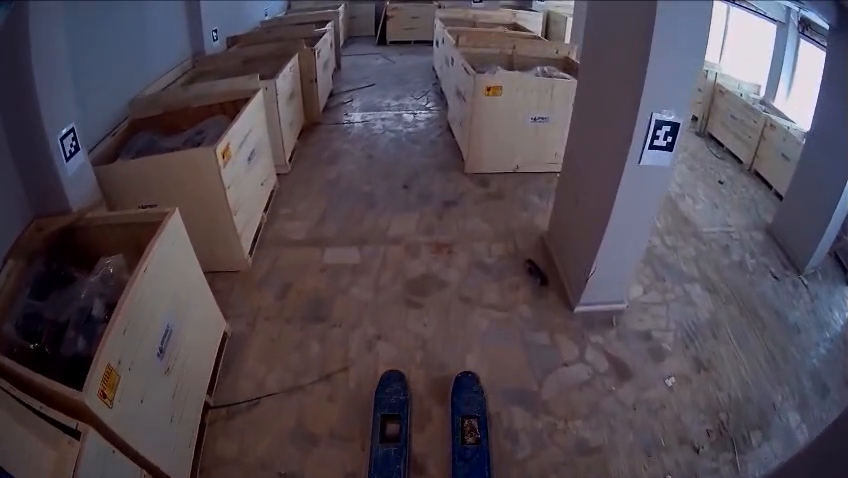
#> input picture frame 36 of depo_kisa.mp4, 848 x 478 px
$ python vslam.py
#> lines starting #> are read from the running program, lines starting #| are printed output that depends on the picture
import cv2
import numpy as np
import math
import matplotlib.pyplot as plt
from scipy.spatial.transform import Rotation as R_scipy

def compute_sift_keypoints_descriptors(img):
    sift = cv2.SIFT_create(nfeatures=2000)
    return sift.detectAndCompute(img, None)

def extract_pose_from_images(img1, img2, kp1, des1, kp2, des2, K):
    index_params = dict(algorithm=1, trees=5)
    search_params = dict(checks=50)
    flann = cv2.FlannBasedMatcher(index_params, search_params)
    matches = flann.knnMatch(des1, des2, k=2)

    good_matches = []
    for m, n in matches:
        if m.distance < 0.7 * n.distance:
            good_matches.append(m)

    if len(good_matches) < 10:
        return None, None, None

    pts1 = np.float32([kp1[m.queryIdx].pt for m in good_matches]).reshape(-1, 1, 2)
    pts2 = np.float32([kp2[m.trainIdx].pt for m in good_matches]).reshape(-1, 1, 2)

    E, mask = cv2.findEssentialMat(pts1, pts2, K, method=cv2.RANSAC, prob=0.999, threshold=1.0)
    if E is None:
        return None, None, None

    _, R, t, _ = cv2.recoverPose(E, pts1, pts2, K)
    return R, t, good_matches

# [13 lines of commented-out code are left out]

def draw_trajectory(traj):
    traj = np.array(traj)

    # Z değerlerini ters çevir ve başlangıcı (0,0) yap
    x_coords = traj[:, 0] - traj[0, 0]
    z_coords = -(traj[:, 2] - traj[0, 2])  # Hem merkezleme hem ters çevirme

    plt.figure(figsize=(10, 6))
    plt.plot(x_coords, z_coords, marker='o', linestyle='-', color='blue', label='Kamera Yolu')

    plt.title("Kamera Trajektorisi (0,0 Sol Altta, Pozitif Metreler)")
    plt.xlabel("X (metre)")
    plt.ylabel("Z (metre)")
    plt.grid(True)
    plt.axis("equal")

    # Son noktayı işaretle
    if len(traj) > 0:
        plt.scatter(x_coords[-1], z_coords[-1], color='red', s=100, label='Son Konum')
        plt.text(x_coords[-1], z_coords[-1], f'({x_coords[-1]:.2f}, {z_coords[-1]:.2f})',
                fontsize=12, ha='right')

    plt.legend()
    plt.show()


# ----------------------------
# Ana Akış
# ----------------------------

video_path = "./depo_kisa.mp4" # Video yolunuzu buraya girin
cap = cv2.VideoCapture(video_path)

width, height = 1024, 768
f = width * 0.8
K = np.array([
    [f, 0, width / 2],
    [0, f, height / 2],
    [0, 0, 1]
])

ret, frame_prev = cap.read()
#> frame_prev is the input picture: shape (478, 848, 3); mean B, G, R 81.6, 72.6, 81.6
if not ret:
    print("Video açılamadı.")
    exit()

frame_prev = cv2.resize(cv2.cvtColor(frame_prev, cv2.COLOR_BGR2GRAY), (width, height))
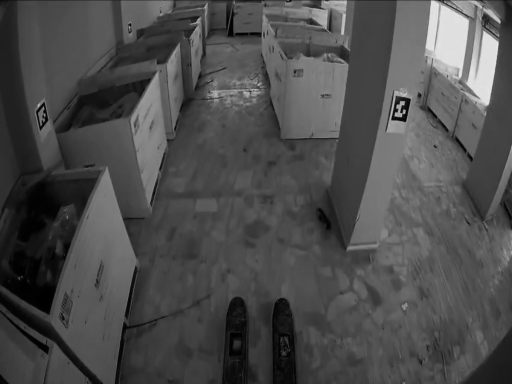
#> frame_prev: shape (768, 1024) (shown at 1/2 size); min 0, max 242, mean 76.2
kp_prev, des_prev = compute_sift_keypoints_descriptors(frame_prev)
#> kp_prev = 1019 keypoints; strongest (x, y, size): (808, 223, 4.3), (805, 206, 6.1), (803, 224, 3.4), (797, 229, 7.4)

# Başlangıç yönü 180 derece (Y ekseni etrafında) olarak ayarlanıyor.
# Kameranın Z ekseninin başlangıçta negatif X yönüne bakmasını sağlarız.
yaw0_rad = np.deg2rad(0)
R0 = R_scipy.from_euler('xyz', [0, yaw0_rad, 0], degrees=False).as_matrix() # X-Y-Z sırasına göre yaw için Y ekseni dönüşü
# Veya 'zyx' sırasına göre yaw için Z ekseni dönüşü
# R0 = R_scipy.from_euler('zyx', [yaw0_rad, 0, 0], degrees=False).as_matrix()

T_global = np.eye(4)
T_global[:3, :3] = R0 # Global dönüşüm matrisinin rotasyon kısmını başlat

trajectory = [T_global[:3, 3].copy()]
frame_idx = 1
scale = 0.03  # Her kare arası mesafe 10 cm kabul edilir

while True:
    ret, frame_curr_color = cap.read()
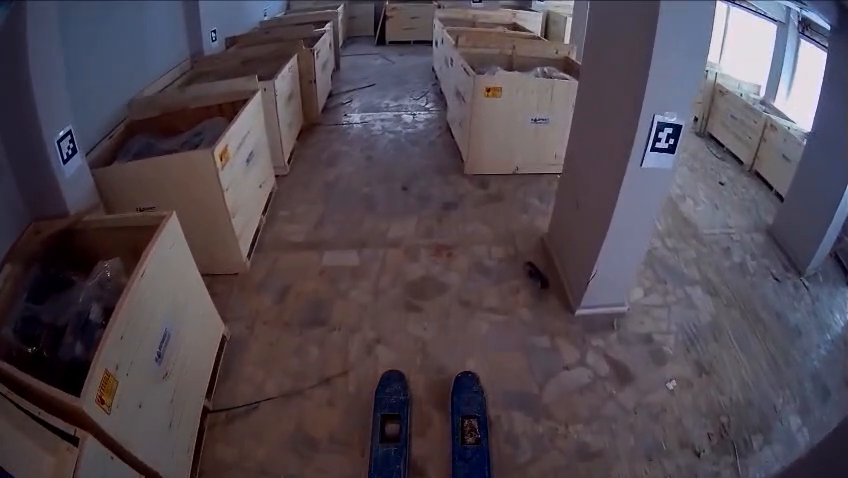
#> input picture frame 37 of depo_kisa.mp4, 848 x 478 px
#> frame_curr_color is the input picture: shape (478, 848, 3); mean B, G, R 80.8, 71.7, 80.8
    if not ret:
        break

    frame_curr = cv2.resize(cv2.cvtColor(frame_curr_color, cv2.COLOR_BGR2GRAY), (width, height))
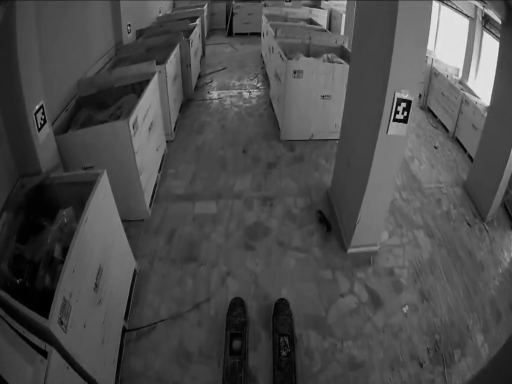
#> frame_curr: shape (768, 1024) (shown at 1/2 size); min 0, max 239, mean 75.4
    kp_curr, des_curr = compute_sift_keypoints_descriptors(frame_curr)
#> kp_curr = 947 keypoints; strongest (x, y, size): (807, 209, 6.2), (805, 227, 3.4), (799, 233, 7.2), (790, 240, 6.1)

    R, t, matches = extract_pose_from_images(frame_prev, frame_curr, kp_prev, des_prev, kp_curr, des_curr, K)
#> in extract_pose_from_images, `matches = flann.knnMatch(des1, des2, k=2)`: matches = 1019 matches
#> after the loop in extract_pose_from_images, `for m, n in matches:`: good_matches = 602 matches
#> in extract_pose_from_images, `pts1 = np.float32([kp1[m.queryIdx].pt for m in good_matches]).reshape(..`: pts1 = 602 rows, first 8: [16.71, 637.5], [34.38, 653.6], [34.38, 653.6], [37.96, 556.1], [37.96, 556.1], [37.96, 556.1], [44.53, 649.8], [45.4, 656.1]
#> in extract_pose_from_images, `pts2 = np.float32([kp2[m.trainIdx].pt for m in good_matches]).reshape(..`: pts2 = 602 rows, first 8: [32.02, 662], [32.02, 662], [32.02, 662], [35.6, 562], [35.6, 562], [35.6, 562], [42.16, 658.4], [43.57, 665.3]
#> in extract_pose_from_images, `E, mask = cv2.findEssentialMat(pts1, pts2, K, method=cv2.RANSAC, prob=..`: E = [[0.000527, -0.586, -0.393], [0.586, 0.000877, 0.0488], [0.393, -0.0487, -0.000331]]; mask = 602 values, max 1 at index 3, min 0 at index 0, mean 0.927
#> in extract_pose_from_images, `_, R, t, _ = cv2.recoverPose(E, pts1, pts2, K)`: R = [[1, 0.00148, -0.000865], [-0.00148, 1, -0.000196], [0.000865, 0.000197, 1]]; t = [0.0697, 0.556, -0.828]
#> t = [0.0697, 0.556, -0.828]; matches = 602 matches

    overlay = cv2.resize(frame_curr_color, (width, height))
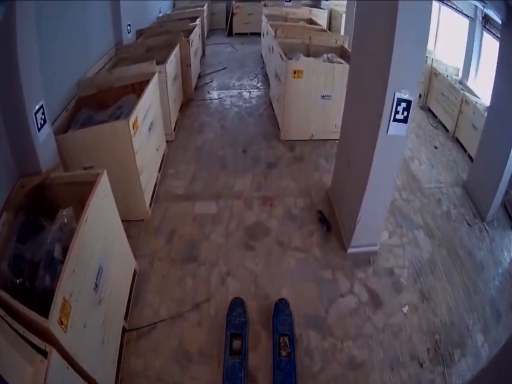
#> overlay: shape (768, 1024, 3) (shown at 1/2 size); mean B, G, R 80.7, 71.6, 80.7

    if R is not None:
        # Mevcut kareler arası dönüşüm matrisi
        T = np.eye(4)
        T[:3, :3] = R
        T[:3, 3:] = scale * t  # Ölçekli çeviri

        # Global dönüşümle birleştir
        T_global = T_global @ T
        trajectory.append(T_global[:3, 3].copy())

        # Anlık kareler arası dönüşümün açısını hesapla (dönme miktarı)
        rvec, _ = cv2.Rodrigues(R)
#> rvec = [0.000197, -0.000865, -0.00148]
        angle = np.linalg.norm(rvec) * 180 / np.pi
#> angle = 0.0989

        # Global dönüşüm matrisinden Euler açılarını (Yaw, Pitch, Roll) çıkar
        # 'zyx' sırası genellikle robotikte yaw (Z), pitch (Y), roll (X) olarak kullanılır.
        # Bu, R_global'in sırasına bağlıdır. Eğer 'xyz' veya başka bir sıraya göre tanımlıysa,
        # buradan çıkan değerler farklı eksenleri temsil edebilir.
        R_global_rot = R_scipy.from_matrix(T_global[:3, :3])
        euler_angles_deg = R_global_rot.as_euler('zyx', degrees=True) # ZYX sırasına göre Euler açıları (derece)

        global_yaw = euler_angles_deg[0]  # ZYX için ilk değer Yaw'dır
        global_pitch = euler_angles_deg[1] # İkinci değer Pitch'tir
        global_roll = euler_angles_deg[2]  # Üçüncü değer Roll'dur

        cv2.putText(overlay, f"Frame: {frame_idx}", (20, 30), cv2.FONT_HERSHEY_SIMPLEX, 1, (0, 255, 255), 2)
        cv2.putText(overlay, f"Rotation angle: {angle:.2f} deg", (20, 70), cv2.FONT_HERSHEY_SIMPLEX, 1, (0, 200, 0), 2)
        cv2.putText(overlay, f"Global Yaw: {global_yaw:.2f} deg", (20, 110), cv2.FONT_HERSHEY_SIMPLEX, 1, (0, 200, 0), 2)
        cv2.putText(overlay, f"Global Pitch: {global_pitch:.2f} deg", (20, 150), cv2.FONT_HERSHEY_SIMPLEX, 1, (0, 200, 0), 2)
        cv2.putText(overlay, f"Global Roll: {global_roll:.2f} deg", (20, 190), cv2.FONT_HERSHEY_SIMPLEX, 1, (0, 200, 0), 2)
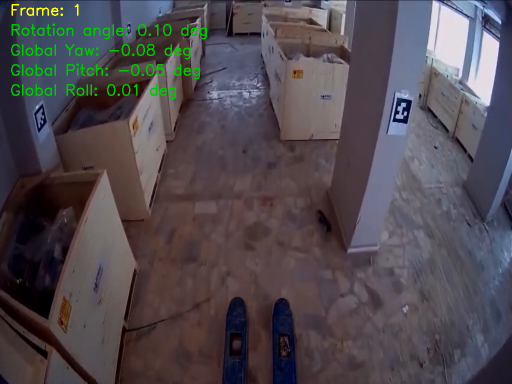
#> overlay: shape (768, 1024, 3) (shown at 1/2 size); mean B, G, R 79.6, 73.4, 80
    else:
        cv2.putText(overlay, f"Frame: {frame_idx}", (20, 30), cv2.FONT_HERSHEY_SIMPLEX, 1, (0, 0, 255), 2)
        cv2.putText(overlay, "Pose Estimation Failed", (20, 70), cv2.FONT_HERSHEY_SIMPLEX, 1, (0, 0, 255), 2)

    cv2.imshow("Visual SLAM - Angle Tracking", overlay)
    if cv2.waitKey(30) & 0xFF == 27:
#> (key Esc is pressed here)
        break

    frame_prev, kp_prev, des_prev = frame_curr, kp_curr, des_curr
    frame_idx += 1

cap.release()
cv2.destroyAllWindows()

# --- Trajektori Görselleştir ---
draw_trajectory(trajectory)
#> in draw_trajectory, `plt.show()`:
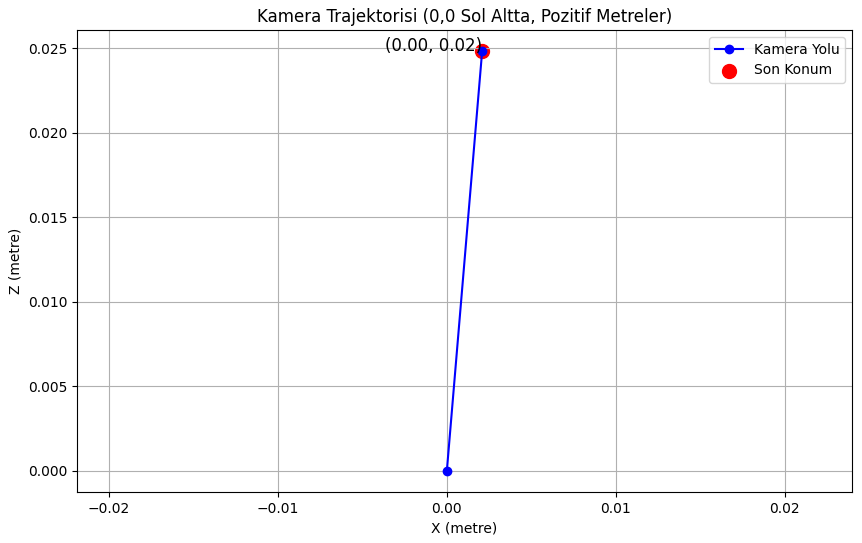
#> figure drawn by matplotlib, 1 panel

$ run again, starting later in the video
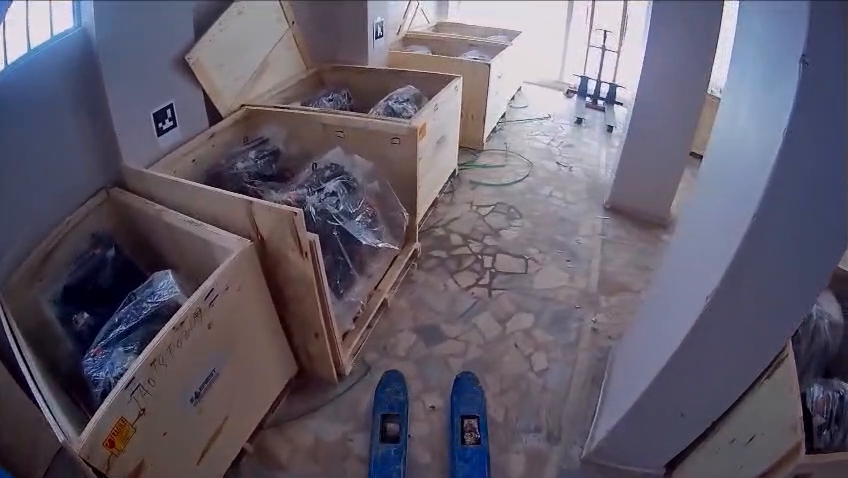
#> input picture frame 288 of depo_kisa.mp4, 848 x 478 px
#> frame_prev is the input picture: shape (478, 848, 3); mean B, G, R 107.1, 92.9, 98.6
#> frame_prev: shape (768, 1024)
#> kp_prev = 2000 keypoints; strongest (x, y, size): (725, 164, 4.9), (710, 159, 4.1), (750, 167, 3.2), (730, 143, 7.4)
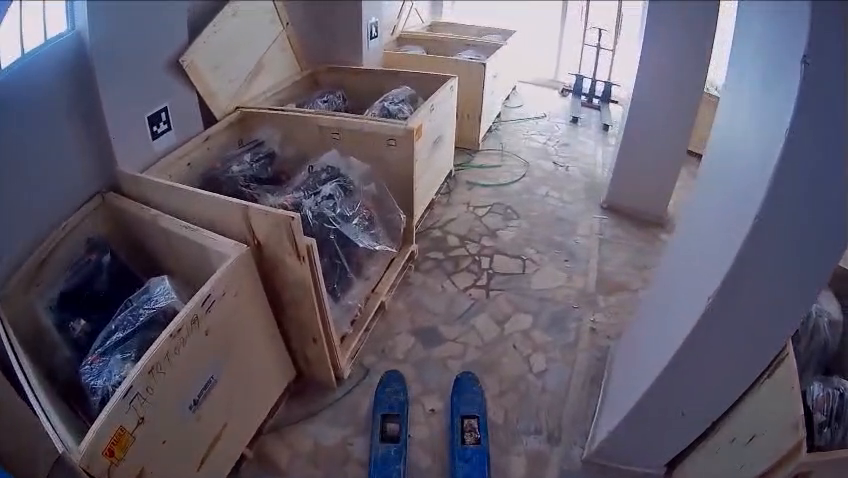
#> input picture frame 289 of depo_kisa.mp4, 848 x 478 px
#> frame_curr_color is the input picture: shape (478, 848, 3); mean B, G, R 107.5, 93.2, 99.1
#> kp_curr = 2001 keypoints; strongest (x, y, size): (719, 162, 5), (743, 164, 3.9), (704, 156, 3.5), (187, 206, 3.3)
#> in extract_pose_from_images, `matches = flann.knnMatch(des1, des2, k=2)`: matches = 2000 matches
#> after the loop in extract_pose_from_images, `for m, n in matches:`: good_matches = 1100 matches
#> pts1 = 1100 rows, first 8: [7.31, 16.52], [1016.2, 638.4], [1016.2, 638.4], [1012.5, 630.1], [1012.5, 630.1], [16.43, 570.1], [1010.6, 635.3], [17.01, 5.26]
#> pts2 = 1100 rows, first 8: [7.12, 16.58], [1016.3, 634.3], [1016.3, 634.3], [1012.6, 626.2], [1012.6, 626.2], [8.86, 571.5], [1011, 631.2], [16.68, 3.1]
#> E = [[-0.000709, -0.295, -0.612], [0.294, 0.00371, 0.195], [0.615, -0.19, -0.00278]]; mask = 1100 values, max 1 at index 10, min 0 at index 0, mean 0.884
#> in extract_pose_from_images, `_, R, t, _ = cv2.recoverPose(E, pts1, pts2, K)`: R = [[1, 0.00981, -0.00589], [-0.00983, 1, -0.00421], [0.00585, 0.00427, 1]]; t = [0.278, 0.867, -0.414]
#> `R, t, matches = extract_pose_from_images(frame_prev, frame_curr, kp_pr..`: matches = 1100 matches
#> rvec = [0.00424, -0.00587, -0.00982]
#> angle = 0.699
#> in draw_trajectory, `plt.show()`:
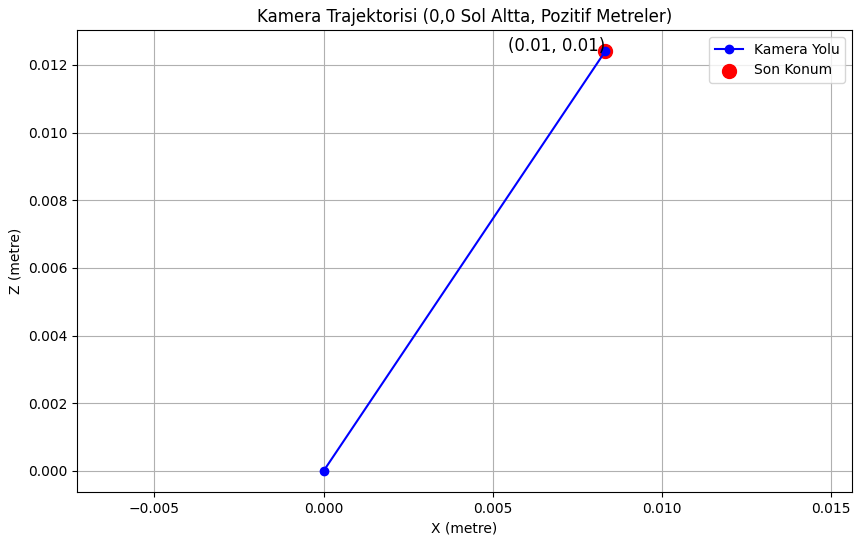
#> figure drawn by matplotlib, 1 panel
